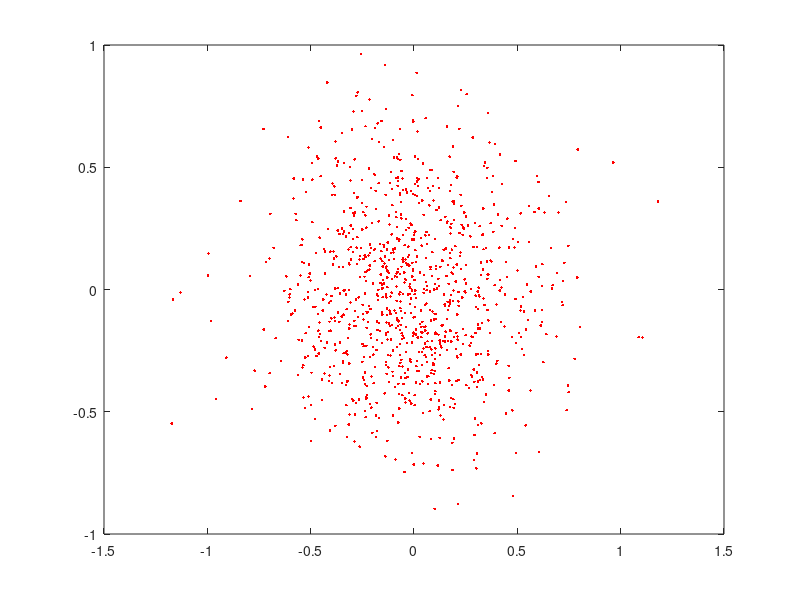
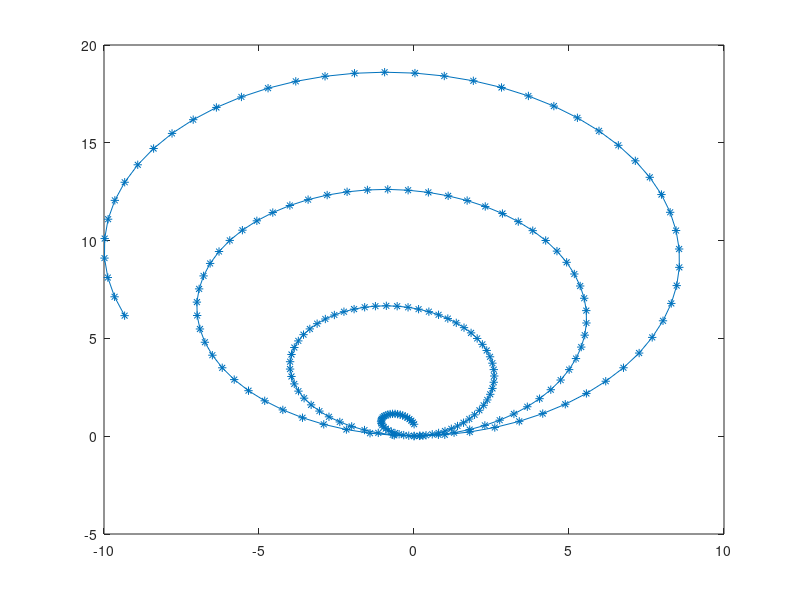
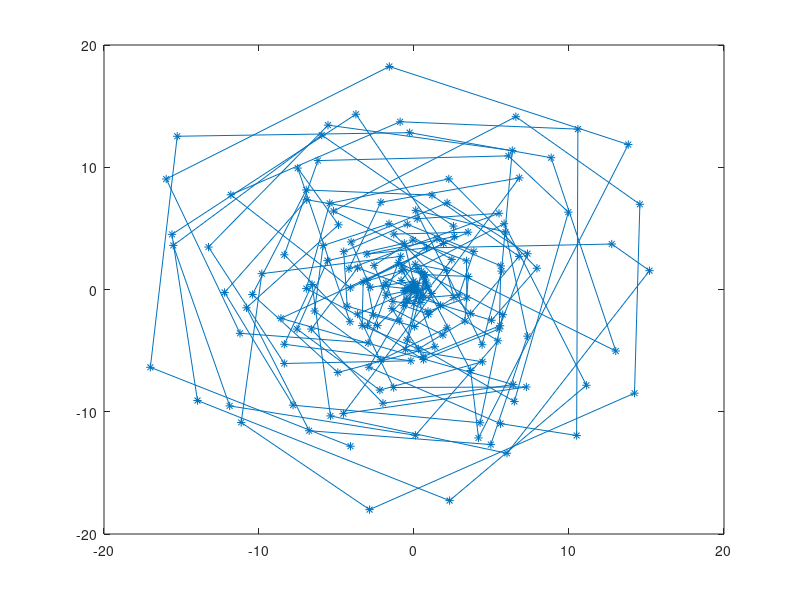

The MATLAB source for these figures, in order:
close all;
clear all;

figure(1);
load x.txt;
load y.txt;
plot(x,y,'r.');

figure(2);
load object.txt;
plot(object(:,1),object(:,2),'*-');

figure(3);
load estimate.txt;
plot(estimate(:,1),estimate(:,2),'*-');


